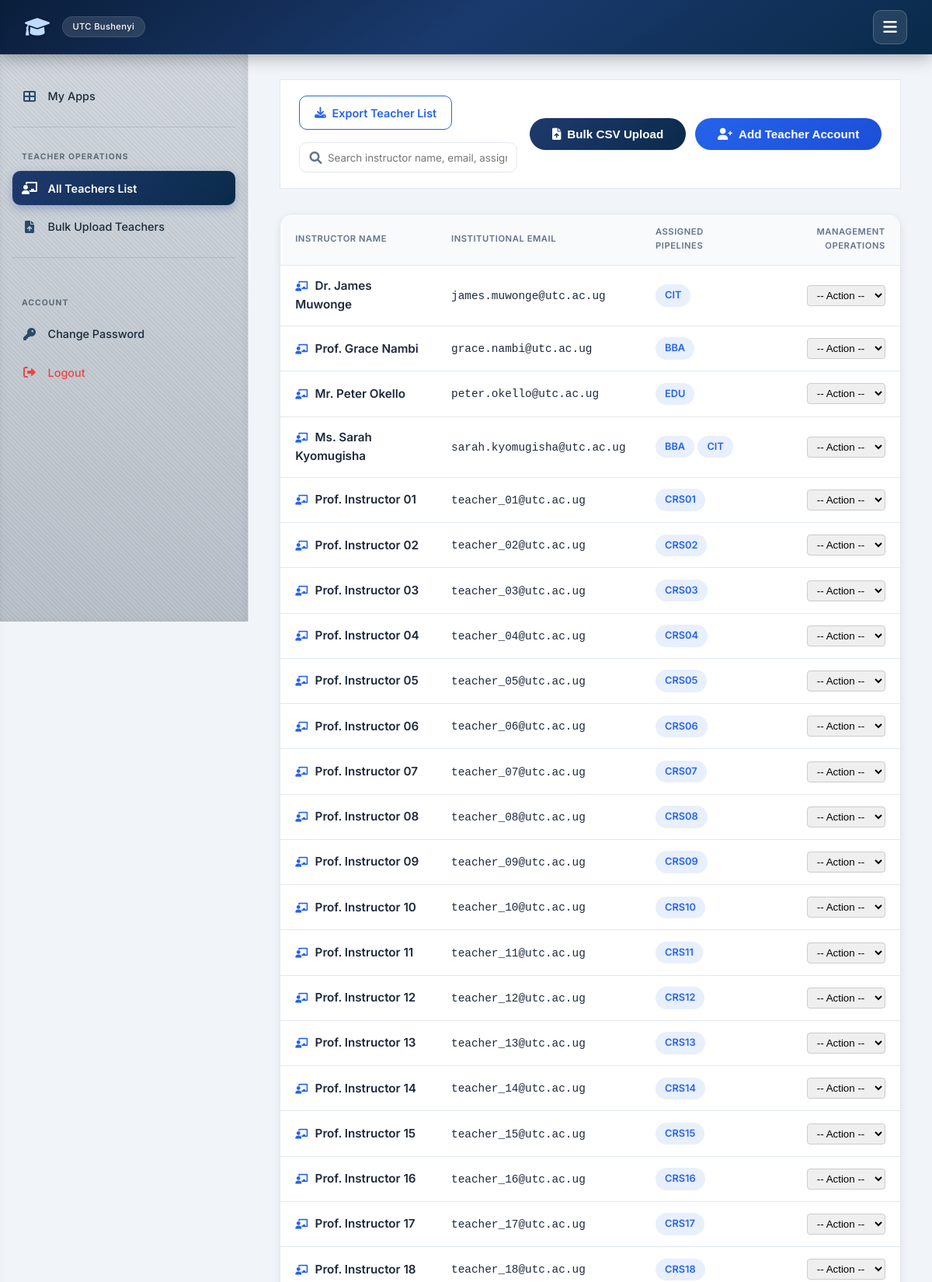
The app's page /user-admin/manage-teachers/ (signed in, upper part) with its own data.
### attendance/models.py (models this page shows, shortened)
class TeacherProfile(models.Model):
    user = models.OneToOneField(User, on_delete=models.CASCADE, related_name='teacher_profile')
    name = models.CharField(max_length=255)
    courses = models.ManyToManyField('Course', blank=True, related_name='teachers')

class User(AbstractUser):
    IS_ADMIN = 'ADMIN'
    IS_TEACHER = 'TEACHER'
    IS_STUDENT = 'STUDENT'
    IS_WARDEN = 'WARDEN'
    IS_LIBRARIAN = 'LIBRARIAN'
    IS_ACCOUNTANT = 'ACCOUNTANT'
    IS_REGISTRAR = 'REGISTRAR'
    IS_PARENT = 'PARENT'
    ROLE_CHOICES = [
        (IS_ADMIN, 'Admin'),
        (IS_TEACHER, 'Teacher/Lecturer'),
        (IS_STUDENT, 'Student'),
        (IS_WARDEN, 'Warden'),
        (IS_LIBRARIAN, 'Librarian'),
        (IS_ACCOUNTANT, 'Accountant'),
        (IS_REGISTRAR, 'Academic Registrar'),
        (IS_PARENT, 'Parent'),
    ]
    role = models.CharField(max_length=15, choices=ROLE_CHOICES, default=IS_STUDENT)

class Course(models.Model):
    code = models.CharField(max_length=20, primary_key=True)
    name = models.CharField(max_length=255)
    department = models.ForeignKey(Department, on_delete=models.SET_NULL, null=True, blank=True, related_name='courses')

### attendance/views_admin.py (the view, shortened to what this page needs)
# urls.py: path('user-admin/manage-teachers/', views_admin.manage_teachers, name='manage_teachers'),
@login_required
@transaction.atomic
def manage_teachers(request):
    if request.user.role != User.IS_ADMIN:
        return HttpResponse("Unauthorized", status=403)
    teachers = TeacherProfile.objects.select_related('user').prefetch_related('courses').all()
    all_courses = Course.objects.all()
    return render(request, 'attendance/manage_teachers.html', {
        'teachers': teachers,
        'all_courses': all_courses,
        'active_courses_list': all_courses
    })

### templates/attendance/manage_teachers.html (shortened to what this page needs)
{% extends 'attendance/base.html' %}
{% block content %}
{% block sidebar %}
{% include "attendance/sidebar.html" %}
{% endblock %}
<div class="page-header-actions">
    <div style="display: flex; gap: 1rem; align-items: center; flex: 1; flex-wrap: wrap;">
        <a href="{% url 'attendance:export_credentials' 'teachers' %}" class="btn-download-list">
            <i class="fas fa-download"></i> Export Teacher List
        </a>
        <div style="position: relative; min-width: 260px; flex: 1; max-width: 400px;">
            <i class="fas fa-search" style="position: absolute; left: 0.85rem; top: 50%; transform: translateY(-50%); color: var(--text-muted);"></i>
            <input type="text" id="dashboardSearch" class="form-control" placeholder="Search instructor name, email, assignment..." style="padding-left: 2.25rem;">
        </div>
    </div>
    <div class="action-group">
        <button class="btn btn-outline" onclick="location.href='{% url 'attendance:bulk_upload_teachers' %}'">
            <i class="fas fa-file-upload"></i> Bulk CSV Upload
        </button>
        <button class="btn" id="openModalBtn" style="background: linear-gradient(135deg, #2563eb, #1d4ed8);">
            <i class="fas fa-user-plus"></i> Add Teacher Account
        </button>
    </div>
</div>
<div class="card" style="padding: 0; overflow: hidden;">
    <table class="table">
        <thead>
            <tr>
                <th>Instructor Name</th>
                <th>Institutional Email</th>
                <th>Assigned Pipelines</th>
                <th style="text-align: right;">Management Operations</th>
            </tr>
        </thead>
        <tbody id="teacherTableBody">
            {% for teacher in teachers %}
            <tr class="teacher-row">
                <td>
                    <a href="{% url 'attendance:teacher_detail' teacher.pk %}" class="teacher-link" title="View details for {{ teacher.name }}">
                        <i class="fas fa-chalkboard-teacher" style="font-size:0.8rem; margin-right:0.35rem; color:#2563eb;"></i>
                        {{ teacher.name }}
                    </a>
                </td>
                <td><code style="font-size:0.9rem;">{{ teacher.user.email }}</code></td>
                <td>
                    {% for course in teacher.courses.all %}
                        <span class="table-badge">{{ course.code }}</span>
                    {% empty %}
                        <span style="color: var(--text-muted); font-size: 0.85rem;">None Configured</span>
                    {% endfor %}
                </td>
                <td style="text-align: right;">
                    <select onchange="handleAction(this, '{% url 'attendance:edit_teacher' teacher.pk %}', '{% url 'attendance:delete_teacher' teacher.pk %}')" style="padding: 4px 8px; border-radius: 4px; border: 1px solid #ccc; cursor: pointer;">
                        <option value="">-- Action --</option>
                    </select>
                </td>
            </tr>
            {% endfor %}
        </tbody>
    </table>
</div>
{% endblock %}

### static/style.css (style rules this page uses)
:root { --primary: #0f3b3e; --primary-dark: #0c4e6d ; --primary-light: #e6f4f1; --secondary: #2c6e6b; --accent: #3b82f6; --success: #10b981; --success-light: #d1fae5; --danger: #ef4444; --danger-light: #fee2e2; --warning: #f59e0b; --warning-light: #fef3c7; --info: #3b82f6; --info-light: #dbeafe; --bg-main: #f1f5f9; --surface: #ffffff; --surface-hover: #f8fafc; --text-main: #0f172a; --text-muted: #64748b; --border: #e2e8f0; --shadow-sm: 0 1px 3px rgba(0,0,0,0.06); --shadow: 0 4px 12px rgba(0,0,0,0.08); --shadow-lg: 0 10px 30px rgba(0,0,0,0.12); --radius: 16px; --radius-sm: 10px; --transition: all 0.25s cubic-bezier(0.4, 0, 0.2, 1); --font: 'Inter', -apple-system, BlinkMacSystemFont, 'Segoe UI', Roboto, Helvetica, Arial, sans-serif; --nav-height: 70px; --sidebar-width: 320px; }
* { box-sizing: border-box; margin: 0; padding: 0; }
body { font-family: var(--font); background: var(--bg-main); color: var(--text-main); line-height: 1.6; min-height: 100vh; display: flex; flex-direction: column; }
a { text-decoration: none; color: inherit; }
.card { background: var(--surface); border-radius: var(--radius); padding: 2rem; box-shadow: var(--shadow); border: 1px solid var(--border); transition: var(--transition); }
table { width: 100%; border-collapse: collapse; font-size: 0.95rem; }
th, td { padding: 0.9rem 1.2rem; text-align: left; border-bottom: 1px solid var(--border); }
th { background: #f8fafc; font-weight: 600; color: var(--text-muted); text-transform: uppercase; font-size: 0.7rem; letter-spacing: 0.05em; }
tbody tr { transition: var(--transition); }
.btn { display: inline-flex; align-items: center; justify-content: center; gap: 0.5rem; background: linear-gradient(135deg, var(--secondary), var(--primary)); color: #fff; padding: 0.75rem 1.8rem; border: none; border-radius: 50px; font-weight: 600; font-size: 0.95rem; cursor: pointer; transition: var(--transition); box-shadow: var(--shadow-sm); text-decoration: none; }
.btn-outline { background: transparent; border: 1px solid var(--border); color: var(--text-main); }

### templates/attendance/base.html (style rules this page uses)
:root { --primary: #0a2a4a; --primary-dark: #061e35; --primary-light: #e6eff9; --secondary: #1e3a6e; --accent: #3b82f6; --success: #3b82f6; --success-light: #dbeafe; --danger: #ef4444; --danger-light: #fee2e2; --warning: #f59e0b; --warning-light: #fef3c7; --info: #3b82f6; --info-light: #dbeafe; --bg-main: #f1f5f9; --surface: #ffffff; --surface-hover: #f8fafc; --text-main: #1e293b; --text-muted: #64748b; --border: #e2e8f0; --shadow-sm: 0 1px 3px rgba(0,0,0,0.06); --shadow: 0 4px 12px rgba(0,0,0,0.08); --shadow-lg: 0 10px 30px rgba(0,0,0,0.12); --radius: 16px; --radius-sm: 10px; --transition: all 0.25s cubic-bezier(0.4, 0, 0.2, 1); --font: 'Inter', -apple-system, BlinkMacSystemFont, 'Segoe UI', Roboto, Helvetica, Arial, sans-serif; --nav-height: 70px; }
* { box-sizing: border-box; margin: 0; padding: 0; }
body { font-family: var(--font); background: var(--bg-main); color: var(--text-main); line-height: 1.6; min-height: 100vh; display: flex; flex-direction: column; }
a { text-decoration: none; color: inherit; }
.card { background: var(--surface); border-radius: var(--radius); padding: 2rem; box-shadow: var(--shadow); border: 1px solid var(--border); transition: var(--transition); }
table { width: 100%; border-collapse: collapse; font-size: 0.95rem; }
th, td { padding: 0.9rem 1.2rem; text-align: left; border-bottom: 1px solid var(--border); }
th { background: #f8fafc; font-weight: 600; color: var(--text-muted); text-transform: uppercase; font-size: 0.7rem; letter-spacing: 0.05em; }
.btn { display: inline-flex; align-items: center; justify-content: center; gap: 0.5rem; background: linear-gradient(135deg, var(--secondary), var(--primary)); color: #fff; padding: 0.75rem 1.8rem; border: none; border-radius: 50px; font-weight: 600; font-size: 0.95rem; cursor: pointer; transition: var(--transition); box-shadow: var(--shadow-sm); text-decoration: none; }

### templates/attendance/sidebar.html (style rules this page uses)
:root { --sidebar-width: 320px; }

### records on screen
TeacherProfile: name "Dr. James Muwonge", user.email "james.muwonge@utc.ac.ug"
Course: code "CIT"
TeacherProfile: name "Prof. Grace Nambi", user.email "grace.nambi@utc.ac.ug"
Course: code "BBA"
TeacherProfile: name "Mr. Peter Okello", user.email "peter.okello@utc.ac.ug"
Course: code "EDU"
TeacherProfile: name "Ms. Sarah Kyomugisha", user.email "sarah.kyomugisha@utc.ac.ug"
TeacherProfile: name "Prof. Instructor 01", user.email "teacher_01@utc.ac.ug"
Course: code "CRS01"
TeacherProfile: name "Prof. Instructor 02", user.email "teacher_02@utc.ac.ug"
Course: code "CRS02"
TeacherProfile: name "Prof. Instructor 03", user.email "teacher_03@utc.ac.ug"
Course: code "CRS03"
TeacherProfile: name "Prof. Instructor 04", user.email "teacher_04@utc.ac.ug"
Course: code "CRS04"
TeacherProfile: name "Prof. Instructor 05", user.email "teacher_05@utc.ac.ug"
Course: code "CRS05"
TeacherProfile: name "Prof. Instructor 06", user.email "teacher_06@utc.ac.ug"
Course: code "CRS06"
TeacherProfile: name "Prof. Instructor 07", user.email "teacher_07@utc.ac.ug"
Course: code "CRS07"
TeacherProfile: name "Prof. Instructor 08", user.email "teacher_08@utc.ac.ug"
Course: code "CRS08"
TeacherProfile: name "Prof. Instructor 09", user.email "teacher_09@utc.ac.ug"
Course: code "CRS09"
TeacherProfile: name "Prof. Instructor 10", user.email "teacher_10@utc.ac.ug"
Course: code "CRS10"
TeacherProfile: name "Prof. Instructor 11", user.email "teacher_11@utc.ac.ug"
Course: code "CRS11"
TeacherProfile: name "Prof. Instructor 12", user.email "teacher_12@utc.ac.ug"
Course: code "CRS12"
TeacherProfile: name "Prof. Instructor 13", user.email "teacher_13@utc.ac.ug"
Course: code "CRS13"
TeacherProfile: name "Prof. Instructor 14", user.email "teacher_14@utc.ac.ug"
Course: code "CRS14"
TeacherProfile: name "Prof. Instructor 15", user.email "teacher_15@utc.ac.ug"
Course: code "CRS15"
TeacherProfile: name "Prof. Instructor 16", user.email "teacher_16@utc.ac.ug"
Course: code "CRS16"
TeacherProfile: name "Prof. Instructor 17", user.email "teacher_17@utc.ac.ug"
Course: code "CRS17"
TeacherProfile: name "Prof. Instructor 18", user.email "teacher_18@utc.ac.ug"
Course: code "CRS18"
